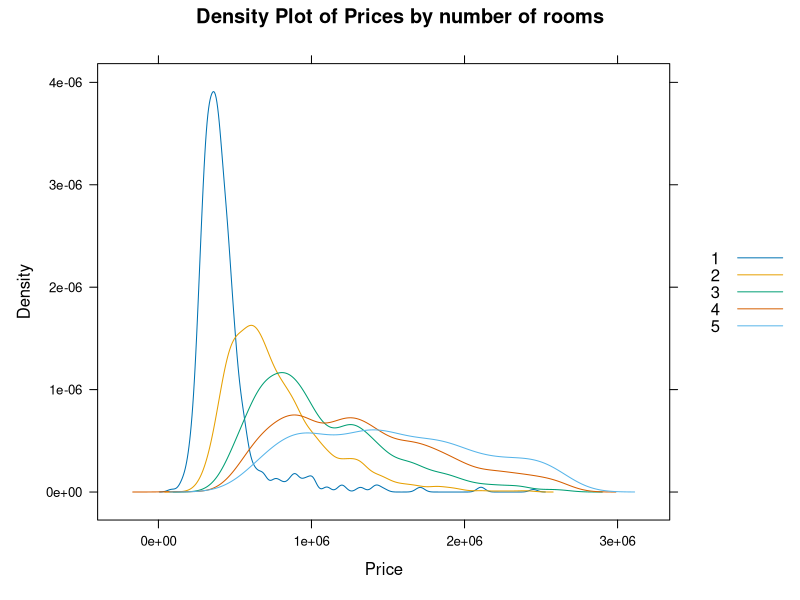
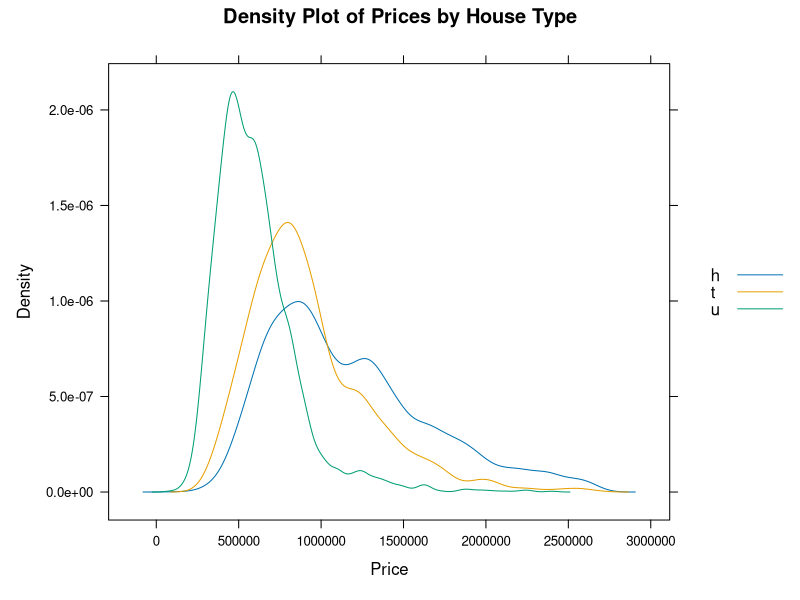
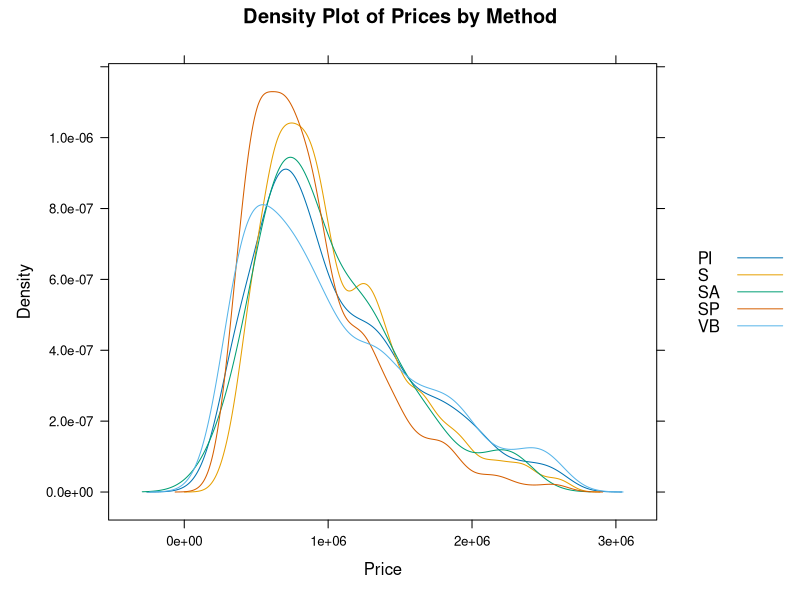

Generate these figures, in order, with R:
library(lattice)
houses <- read.csv("melb_data_cleaned.csv")

# Using the number of unique values to decide what hypothesis to make
unique(houses$Method)
unique(houses$Rooms)
unique(houses$Type)
unique(houses$Bathroom)

#Hypothesis 1 : The number of rooms 
# Null hypothesis : The mean price is the same across all categories of room numbers. The number of rooms has no effect on the price.
# Alternate hypothesis : The mean price varies between the room categories of room numbers. The number of rooms has an effect on the price.
houses$Rooms <- as.factor(houses$Rooms)
result <- aov(Price ~ Rooms, data = houses)
summary(result)
#The p value is <2e-16 which is way lower than 0.05, that means that we should reject the null hypothesis in all cases
TukeyHSD(result)

#In conclusion the alternate hypothesis is correct in all cases
densityplot(~ Price, groups = Rooms, data = houses, auto.key = TRUE,
            main = "Density Plot of Prices by number of rooms",
            xlab = "Price", plot.points = FALSE)

# Based on Tukey
#on average
#2-1: Houses with 2 rooms are $335,512.7 more expensive than houses with 1 room.
#3-1: Houses with 3 rooms are $627,921.6 more expensive than those with 1 room.
#4-1: Houses with 4 rooms are $897,083.1 more expensive than those with 1 room.
#5-1: Houses with 5 rooms are $1,093,865.5 more expensive than those with 1 room.
#3-2: Houses with 3 rooms are $292,408.9 more expensive than those with 2 rooms.
#4-2: Houses with 4 rooms are $561,570.3 more expensive than those with 2 rooms.
#5-2: Houses with 5 rooms are $758,352.8 more expensive than those with 2 rooms.
#4-3: Houses with 4 rooms are $269,161.4 more expensive than those with 3 rooms.
#5-3: Houses with 5 rooms are $465,943.9 more expensive than those with 3 rooms.
#5-4: Houses with 5 rooms are $196,782.5 more expensive than those with 4 rooms.


#t - townhouse
#h - house,cottage,villa, semi,terrace
#u - unit, duplex

# Hypothesis 2: The effect of house type on price
# Null hypothesis: The mean price is the same across all categories of house types. The type of house has no effect on the price.
# Alternate hypothesis: The mean price varies between the categories of house types. The type of house has an effect on the price.
result_type <- aov(Price ~ Type, data = houses)
summary(result_type)
TukeyHSD(result_type)
densityplot(~ Price, groups = Type, data = houses, auto.key = TRUE,
            main = "Density Plot of Prices by House Type",
            xlab = "Price", plot.points = FALSE)
#We will reject the null hypothesis in all cases making the alternate hypothesis always correct
# Based on Tukey
#on average
#t-h: Houses with type t are $242,035.2 less expensive than houses with type h.
#u-h: Houses with type u are $564,274.9 less expensive than houses with type h.
#u-t: Houses with type u are $322,239.6 less expensive than houses with type t.

#Hypothesis 3 : The Effect of Distance from CBD on Number of Rooms
# Null hypothesis: The mean price is the same across all categories of Sale Method. The Sale Method of house has no effect on the price.
# Alternate hypothesis: The mean price varies between at least two of the categories of sale methods. The sale method of house has an effect on the price.
result_method <- aov(Price ~ Method, data = houses)
summary(result_method)
TukeyHSD(result_method)
densityplot(~ Price, groups = Method, data = houses, auto.key = TRUE,
            main = "Density Plot of Prices by Method",
            xlab = "Price", plot.points = FALSE)
# Tukey's Honest Significant Difference Test Conclusions:

# The TukeyHSD test provides pairwise comparisons among different property sales conditions such as:
# S (sold), PI (property passed in), SP (sold prior), SA (sold after auction), and VB (vendor bid).

# Key Conclusions:
# 1. Significant Differences:
#    - SP-PI (p adj = 0.0000000): Reject the null hypothesis. Significant difference in mean values between properties sold prior and properties passed in.
#    - SP-S (p adj = 0.0000000): Reject the null hypothesis. Significant difference in mean values between properties sold and sold prior.
#    - VB-SP (p adj = 0.0000000): Reject the null hypothesis. Significant difference in mean values between vendor bids and properties sold prior.
#    These results suggest that the timing and nature of the sale (prior, at, or post-auction) have significant impacts on the outcome metrics (likely price).

# 2. Non-significant Differences:
#    - S-PI (p adj = 0.9813904): Accept the null hypothesis. No significant difference between sold properties and properties passed in.
#    - SA-PI (p adj = 0.9527848): Accept the null hypothesis. No significant difference between properties sold after auction and properties passed in.
#    - VB-PI (p adj = 0.9999995): Accept the null hypothesis. No significant difference between vendor bids and properties passed in.
#    - SA-S (p adj = 0.9767688): Accept the null hypothesis. No significant difference between properties sold and sold after auction.
#    - VB-S (p adj = 0.9922909): Accept the null hypothesis. No significant difference between vendor bids and sold properties.
#    - VB-SA (p adj = 0.9574013): Accept the null hypothesis. No significant difference between vendor bids and properties sold after auction.
#    These outcomes suggest that, in some scenarios, the conditions under which sales occur do not significantly alter the outcome metrics.

